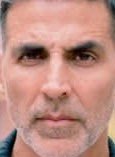
#> input picture data/datasets/raw/My dataset/Akshay Kumar/05aecc2317.jpg, 115 x 157 px, found by its file name; its folder holds only this picture in this run; the run also reads 1 picture not shown here
$ jupyter execute --allow-errors infosys-intern-projectf1.ipynb
#> lines starting #> are read from the running program, lines starting #| are printed output that depends on the picture; after the words box and inside, x2 and y2 are one past the last pixel; in counts of white or black regions, pixels touching at a corner belong together
[cell 1]
# This Python 3 environment comes with many helpful analytics libraries installed
# It is defined by the kaggle/python Docker image: https://github.com/kaggle/docker-python
# For example, here's several helpful packages to load

import numpy as np # linear algebra
import pandas as pd # data processing, CSV file I/O (e.g. pd.read_csv)

# Input data files are available in the read-only "../input/" directory
# For example, running this (by clicking run or pressing Shift+Enter) will list all files under the input directory

import os
for dirname, _, filenames in os.walk('/kaggle/input'):
    for filename in filenames:
        print(os.path.join(dirname, filename))

# You can write up to 20GB to the current directory (/kaggle/working/) that gets preserved as output when you create a version using "Save & Run All"
# You can also write temporary files to /kaggle/temp/, but they won't be saved outside of the current session

[cell 2]
import os
import cv2
import numpy as np

# Define the dataset path
dataset_path = "/kaggle/input/dataset/My dataset"

# Supported image formats
valid_formats = ('.jpg', '.jpeg', '.png', '.bmp', '.tiff')

# Dictionary to store images by class
data = {}

# Iterate through the dataset directory
for class_name in os.listdir(dataset_path):
    class_path = os.path.join(dataset_path, class_name)
    if os.path.isdir(class_path):
        images = []
        for file in os.listdir(class_path):
            if file.lower().endswith(valid_formats):
                file_path = os.path.join(class_path, file)
                try:
                    # Read the image using cv2
                    image = cv2.imread(file_path, cv2.IMREAD_COLOR)
#> image is the input picture: shape (157, 115, 3); mean B, G, R 130.6, 142.2, 189.7
                    if image is not None:
                        # Resize all images to a consistent size
                        image = cv2.resize(image, (224, 224))
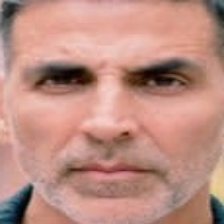
#> image: shape (224, 224, 3); mean B, G, R 130.5, 142.1, 189.6
                        images.append(image)
                except Exception as e:
                    print(f"Error loading {file_path}: {e}")
        data[class_name] = np.array(images)
#> pass 2 of the loop `for class_name in os.listdir(dataset_path):`:
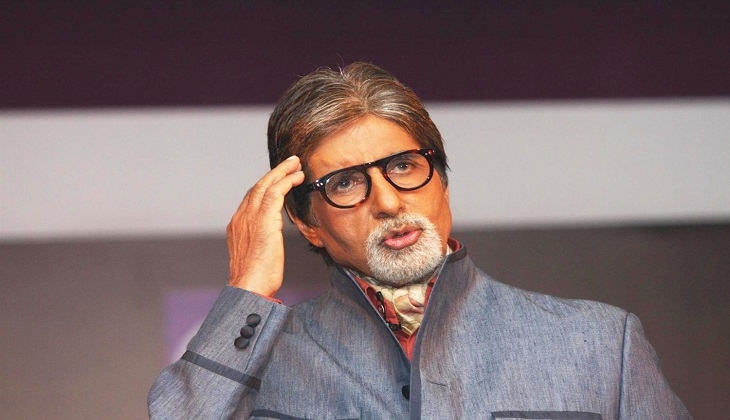
#> input picture data/datasets/raw/My dataset/Amitabh Bachchan/Image_1.jpg, 730 x 420 px, found by its file name
#> image is the input picture: shape (420, 730, 3); mean B, G, R 109.4, 108, 125.2
#> image: shape (224, 224, 3)

# Check the results
for class_name, images in data.items():
    print(f"Loaded {len(images)} images for class '{class_name}'.")
#> this loop made 2 passes
#> class_name on passes 1 to 2: 'Akshay Kumar', 'Amitabh Bachchan'
#| Loaded 1 images for class 'Akshay Kumar'.
#| Loaded 1 images for class 'Amitabh Bachchan'.

[cell 3]
import cv2
import numpy as np

# Function to apply preprocessing
def preprocess_image(image):
    # Resize the image to a fixed size (e.g., 224x224)
    resized_image = cv2.resize(image, (128, 128))

    # Convert the image to grayscale
    gray_image = cv2.cvtColor(resized_image, cv2.COLOR_BGR2GRAY)
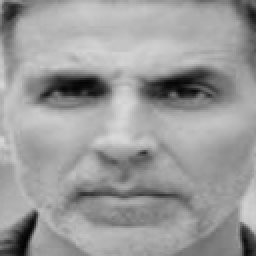
#> gray_image: shape (128, 128) (shown 2 times larger); min 3, max 217, mean 154.8

    # Apply histogram equalization to improve contrast
    equalized_image = cv2.equalizeHist(gray_image)

    # Normalize the image to have pixel values between 0 and 1
    normalized_image = equalized_image / 255.0

    # Apply Gaussian blur to reduce noise
    blurred_image = cv2.GaussianBlur(normalized_image, (5, 5), 0)
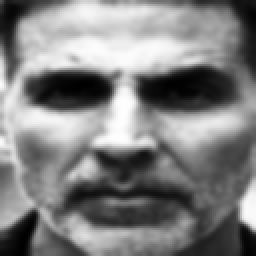
#> blurred_image: shape (128, 128) float64 (shown 2 times larger); min 0.00231, max 0.999, mean 0.505

    # Apply Canny edge detection
    edges = cv2.Canny(np.uint8(blurred_image * 255), 100, 200)
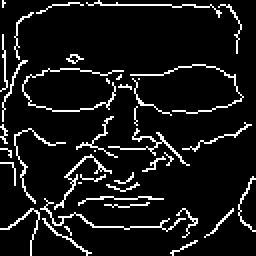
#> edges: shape (128, 128) (shown 2 times larger); 8.9% white in thin lines or dots

    # Stack the grayscale, blurred, and edges as channels (optional, for visualization)
    preprocessed_image = np.stack([normalized_image, blurred_image, edges], axis=-1)
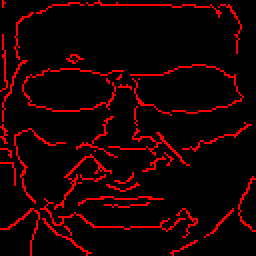
#> preprocessed_image: shape (128, 128, 3) float64 (shown 2 times larger); mean of channels 0, 1, 2 0.5, 0.5, 22.6; drawn as B, G, R

    return preprocessed_image

# Apply preprocessing to all images in the dataset
preprocessed_data = {}
for class_name, images in data.items():
    preprocessed_images = [preprocess_image(image) for image in images]
#> preprocessed_images = 1 item
    preprocessed_data[class_name] = np.array(preprocessed_images)
#> pass 2 of the loop `for class_name, images in data.items():`:
#> in preprocess_image (call 2), `edges = cv2.Canny(np.uint8(blurred_image * 255), 100, 200)`:
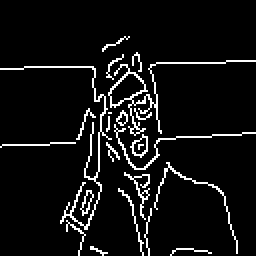
#> edges: shape (128, 128) (shown 2 times larger); 6.9% white in thin lines or dots, all inside (x1, y1, x2, y2) = (0, 18, 128, 128)

# Check the results
for class_name, images in preprocessed_data.items():
    print(f"Preprocessed {len(images)} images for class '{class_name}'.")

[cell 4]
import matplotlib.pyplot as plt

# Display an example image before and after preprocessing
example_image = data['Akshay Kumar'][0]
processed_image = preprocess_image(example_image)

plt.figure(figsize=(10, 5))
plt.subplot(1, 2, 1)
plt.title("Original Image")
plt.imshow(cv2.cvtColor(example_image, cv2.COLOR_BGR2RGB))
plt.axis("off")

plt.subplot(1, 2, 2)
plt.title("Preprocessed Image (Grayscale + Edges)")
plt.imshow(processed_image[:, :, 2], cmap='gray')  # Display edges
plt.axis("off")

plt.show()
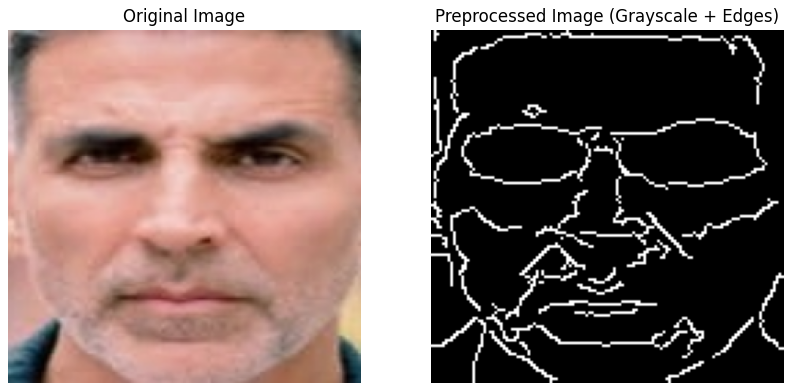
#> figure drawn by matplotlib, 2 panels

[cell 5]
import matplotlib.pyplot as plt

# Display an example image before and after preprocessing
example_image = data['Amitabh Bachchan'][0]
processed_image = preprocess_image(example_image)

plt.figure(figsize=(10, 5))
plt.subplot(1, 2, 1)
plt.title("Original Image")
plt.imshow(cv2.cvtColor(example_image, cv2.COLOR_BGR2RGB))
plt.axis("off")

plt.subplot(1, 2, 2)
plt.title("Preprocessed Image (Grayscale + Edges)")
plt.imshow(processed_image[:, :, 2], cmap='gray')  # Display edges
plt.axis("off")

plt.show()
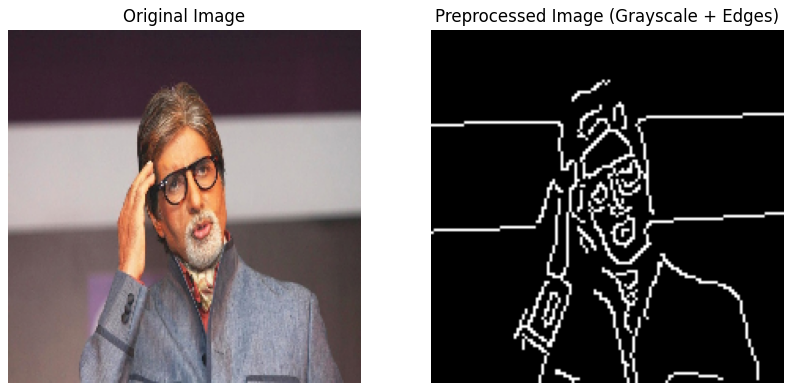
#> figure drawn by matplotlib, 2 panels

[cell 6]
import matplotlib.pyplot as plt

# Display an example image before and after preprocessing
#> (the rest of this cell did not finish here and is left out)

[cell 7]
import matplotlib.pyplot as plt

# Display an example image before and after preprocessing
#> (the rest of this cell did not finish here and is left out)

[cell 8]
import matplotlib.pyplot as plt

# Function to visualize the first image from each folder
def visualize_preprocessed_images(preprocessed_data):
    plt.figure(figsize=(15, 10))
    for idx, (class_name, images) in enumerate(preprocessed_data.items()):
        if len(images) > 0:  # Ensure there are images in the class
            preprocessed_image = images[0]  # First image of the class

            # Display the image
            plt.subplot(2, len(preprocessed_data) // 2 + 1, idx + 1)
            if preprocessed_image.ndim == 3:
                # If preprocessed image has stacked channels, display a specific one
                plt.imshow(preprocessed_image[:, :, 0], cmap='gray')  # Grayscale channel
            else:
                plt.imshow(preprocessed_image, cmap='gray')  # Single channel
            plt.title(f"Class: {class_name}")
            plt.axis("off")
    plt.tight_layout()
    plt.show()

# Call the function
visualize_preprocessed_images(preprocessed_data)

[cell 9]
import matplotlib.pyplot as plt

# Function to visualize original and resized images side by side
def visualize_original_and_resized(data, preprocessed_data):
    plt.figure(figsize=(15, 10))

    for idx, class_name in enumerate(data.keys()):
        if len(data[class_name]) > 0:  # Ensure there are images in the class
            original_image = data[class_name][0]  # First original image of the class
            preprocessed_image = preprocessed_data[class_name][0]  # First preprocessed image of the class

            # Display the original image
            plt.subplot(2, len(data) * 2 // 4 + 1, 2 * idx + 1)
            plt.imshow(cv2.cvtColor(original_image, cv2.COLOR_BGR2RGB))
            plt.title(f"Original ({class_name})\nShape: {original_image.shape}")
            plt.axis("off")

            # Display the resized image
            plt.subplot(2, len(data) * 2 // 4 + 1, 2 * idx + 2)
            if preprocessed_image.ndim == 3:
                plt.imshow(preprocessed_image[:, :, 0], cmap='gray')  # Grayscale or a channel
            else:
                plt.imshow(preprocessed_image, cmap='gray')  # Single-channel grayscale
            plt.title(f"Resized ({class_name})\nShape: {preprocessed_image.shape}")
            plt.axis("off")

    plt.tight_layout()
    plt.show()
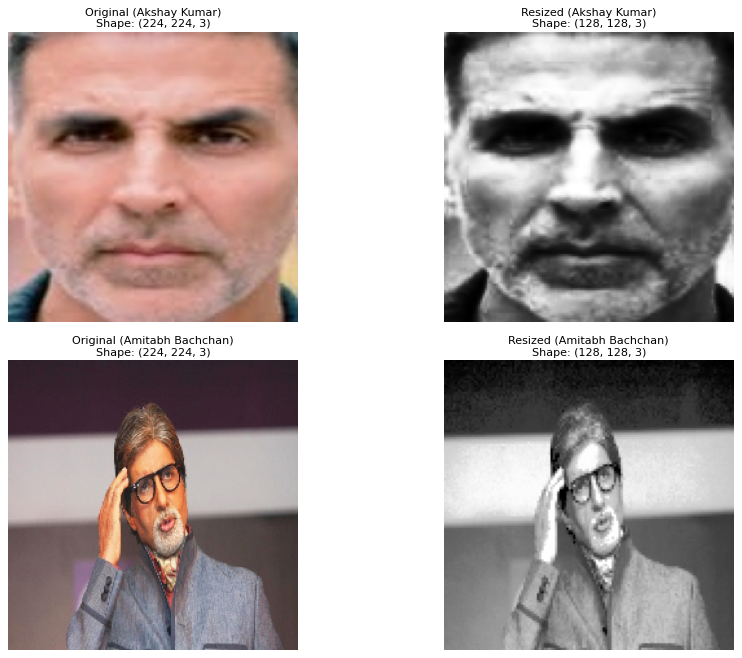
#> figure drawn by matplotlib, 4 panels

# Call the function
visualize_original_and_resized(data, preprocessed_data)

[cell 10]
import cv2
import os
import numpy as np
from tensorflow.keras.preprocessing.image import ImageDataGenerator

# Augmentation function
def augment_images(class_name, images, save_path, augment_count=250):
    datagen = ImageDataGenerator(
        rotation_range=30,      # Random rotations
        width_shift_range=0.2,  # Horizontal shifts
        height_shift_range=0.2, # Vertical shifts
        shear_range=0.2,        # Shearing transformations
        zoom_range=0.2,         # Zoom in/out
        horizontal_flip=True,   # Random horizontal flipping
        brightness_range=[0.8, 1.2], # Random brightness changes
        fill_mode='nearest'     # Filling pixels outside boundaries
    )

    # Convert the images to numpy array
    images_array = np.array(images)
    images_array = images_array.astype('float32') / 255.0  # Normalize

    # Create directory for augmented images
    if not os.path.exists(save_path):
        os.makedirs(save_path)

    # Generate augmented images
    total_generated = 0
    for image in datagen.flow(images_array, batch_size=1, save_to_dir=save_path,
                              save_prefix=class_name, save_format='jpg'):
        total_generated += 1
        if total_generated >= augment_count:
            break

# Augment each class
augmented_data_path = "./augmented_dataset"
#> (the rest of this cell did not finish here and is left out)

[cell 11]
from tensorflow.keras import layers, models

# Define the CNN model
#> (the rest of this cell did not finish here and is left out)

[cell 12]
import os
import numpy as np
from sklearn.model_selection import train_test_split
from tensorflow.keras.preprocessing import image
from tensorflow.keras.preprocessing.image import ImageDataGenerator

# Define the dataset directory
dataset_dir = '/kaggle/input/dataset/My dataset'

# Initialize lists to store image data and labels
image_data = []
labels = []
class_labels = {actor: idx for idx, actor in enumerate(os.listdir(dataset_dir))}  # actor -> label mapping

# Load images and corresponding labels
#> (the rest of this cell did not finish here and is left out)

[cell 13]
import os
import numpy as np
from PIL import Image
from tensorflow.keras.models import Sequential
from tensorflow.keras.layers import Conv2D, MaxPooling2D, Flatten, Dense, Dropout, Input
from tensorflow.keras.optimizers import Adam
from tensorflow.keras.preprocessing.image import ImageDataGenerator

[cell 14]
import os

# Path to your dataset directory
dataset_dir = '/kaggle/input/dataset/My dataset'

# Dynamically get the list of celebrity names (folder names)
celebrity_names = [d.name for d in os.scandir(dataset_dir) if d.is_dir()]

# Print the list of celebrity names
print(celebrity_names)

[cell 15]
import numpy as np
from PIL import Image
import os

# Initialize lists to store image data and labels
X_train = []
y_train = []

# Load and preprocess the data for all the images in the dataset
for name in celebrity_names:
    celebrity_folder = os.path.join(dataset_dir, name)

    for img_path in os.listdir(celebrity_folder):
        # Get the full path to the image
        img_full_path = os.path.join(celebrity_folder, img_path)

        # Open the image and convert to RGB (to ensure consistency in channels)
        img = Image.open(img_full_path).convert('RGB')
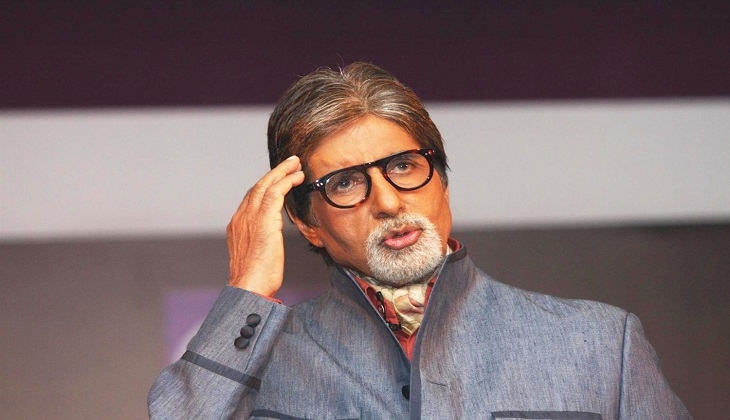
#> img: PIL image 730x420 RGB; mean R, G, B 125.2, 108, 109.4
        img = img.resize((64, 64))  # Resize image to (64, 64)
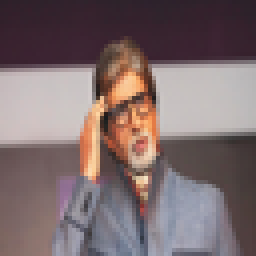
#> img: PIL image 64x64 RGB (shown 4 times larger); mean R, G, B 125.2, 108, 109.4

        # Convert the image to a numpy array and normalize
        img_array = np.array(img) / 255.0  # Normalize the image to [0, 1]

        # Append the image array and label (index of celebrity)
        X_train.append(img_array)
        y_train.append(celebrity_names.index(name))  # The label is the index of the celebrity
#> pass 2 of the loop `for name in celebrity_names:`:
#> `img = img.resize((64, 64))`:
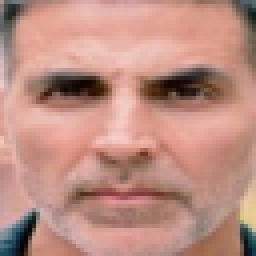
#> img: PIL image 64x64 RGB (shown 4 times larger); mean R, G, B 189.7, 142.2, 130.6

# Convert lists to numpy arrays
X_train = np.array(X_train, dtype=np.float32)  # Explicitly specify dtype for consistency
y_train = np.array(y_train, dtype=np.int32)  # Ensure labels are integers

# Print the size of the training set
print(f"Training set size: {X_train.shape[0]}")
#| Training set size: 2

[cell 16]
from sklearn.model_selection import train_test_split

# Split the data into training (80%) and validation (20%) sets
X_train, X_val, y_train, y_val = train_test_split(X_train, y_train, test_size=0.2, random_state=42)
#> y_train = [0]; y_val = [1]

# Print the size of the training and validation sets
print(f"Training set size: {X_train.shape[0]}")
#| Training set size: 1
print(f"Validation set size: {X_val.shape[0]}")
#| Validation set size: 1

[cell 17]
X_train.shape
#> Out = (1, 64, 64, 3)

[cell 18]
y_train.shape
#> Out = (1,)
